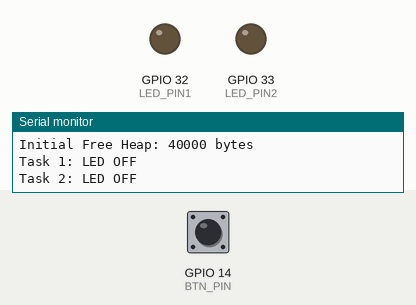
The program below on a simulated ESP32. On the bench: output pins drawn as LEDs (lit = HIGH), the last lines printed to the serial monitor. Dashed ring = blinking. The inputs (shaded band) are chosen by the test bench; at power-on: GPIO 14 (BTN_PIN) HIGH. WiFi joins after 1.5 s; servers stay silent unless stated.

Above: at 1.3 s.
1.4 s: GPIO 14 (BTN_PIN) pulled LOW for 0.15 s
At 1.9 s:
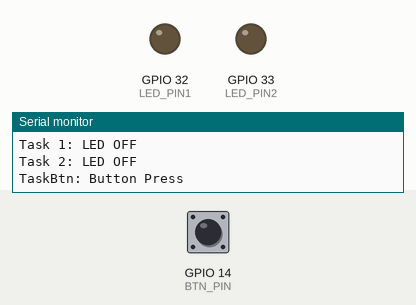
4.5 s: GPIO 14 (BTN_PIN) pulled LOW for 1 s
At 5.3 s:
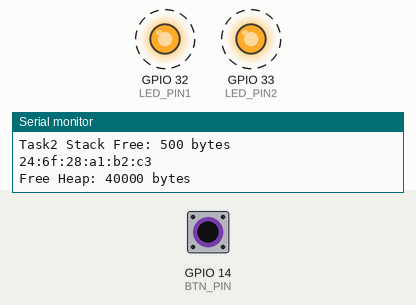
8.5 s: GPIO 14 (BTN_PIN) pulled LOW for 3.2 s
At 9.4 s:
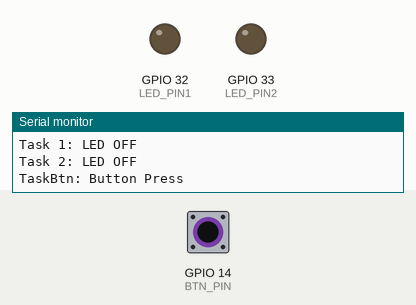
Timing chart, 0 to 11.5 s (numbered marks = the images above; inputs shaded):
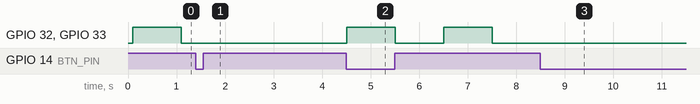

The program:

main.cpp
```cpp
#include <Arduino.h>
#include <WiFi.h>
#include <esp_wifi.h>
#include <esp_now.h>

#define LED_PIN1 32
#define LED_PIN2 33
#define BTN_PIN 14 // PULLUP BTN

TaskHandle_t Task1Handle = NULL;
TaskHandle_t Task2Handle = NULL;
TaskHandle_t TaskBtnHandle = NULL;

void readMacAddresss() {
  uint8_t baseMac[6];
  esp_err_t ret = esp_wifi_get_mac(WIFI_IF_STA, baseMac);
  if (ret == ESP_OK) {
    Serial.printf("%02x:%02x:%02x:%02x:%02x:%02x\n", baseMac[0], baseMac[1], baseMac[2], baseMac[3], baseMac[4], baseMac[5]);
  } else {
    Serial.println("Failed to read MAC address");
  }
}

void Task1(void *parameter) {
  for (;;) {
    digitalWrite(LED_PIN1, HIGH);
    vTaskDelay(1000 / portTICK_RATE_MS);

    digitalWrite(LED_PIN1, LOW);
    Serial.println("Task 1: LED OFF");
    vTaskDelay(1000 / portTICK_RATE_MS);

    Serial.println("Task1 running on core " + static_cast<String>(xPortGetCoreID()));

    Serial.printf("Task1 Stack Free: %u bytes\n", uxTaskGetStackHighWaterMark(NULL));
  }
}

void Task2(void *parameter) {
  for (;;) {
    digitalWrite(LED_PIN2, HIGH);
    vTaskDelay(1000 / portTICK_RATE_MS);

    digitalWrite(LED_PIN2, LOW);
    Serial.println("Task 2: LED OFF");
    vTaskDelay(1000 / portTICK_RATE_MS);

    Serial.println("Task2 running on core " + static_cast<String>(xPortGetCoreID()));

    Serial.printf("Task2 Stack Free: %u bytes\n", uxTaskGetStackHighWaterMark(NULL));
    readMacAddresss();
  }
}

void inline TaskSuspend(void) {
  vTaskSuspend(Task1Handle);
  vTaskSuspend(Task2Handle);
}
void inline TaskResume(void) {
  vTaskResume(Task1Handle);
  vTaskResume(Task2Handle);
}

void TaskBtn(void *parameter) {
  for (;;) {
    static bool currentBtnState = false;
    static bool toggleState = false;
    if (!digitalRead(BTN_PIN)&&currentBtnState) {
      Serial.println("TaskBtn: Button Press");
      toggleState = !toggleState;
      if (toggleState) TaskSuspend();
      else TaskResume();
    }
    currentBtnState = digitalRead(BTN_PIN);
    vTaskDelay(50 / portTICK_RATE_MS);
  }
}

void setup() {
  Serial.begin(115200);
  WiFi.mode(WIFI_STA);
  WiFi.begin();
  delay(100);
  Serial.printf("Start FreeRTOS: Memory Usage\nInitial Free Heap: %u bytes\n", xPortGetFreeHeapSize());

  pinMode(LED_PIN1, OUTPUT);
  pinMode(LED_PIN2, OUTPUT);
  pinMode(BTN_PIN, INPUT);

  xTaskCreatePinnedToCore(
    Task1,
    "Task1",
    10000,
    NULL,
    1,
    &Task1Handle,
    1
  );
  xTaskCreatePinnedToCore(
    Task2,
    "Task2",
    10000,
    NULL,
    1,
    &Task2Handle,
    1
  );
  xTaskCreatePinnedToCore(
    TaskBtn,
    "TaskBtn",
    10000,
    NULL,
    1,
    &TaskBtnHandle,
    1);
}

void loop() {
  static uint32_t currentMillis = 0;
  if (millis() - currentMillis > 5000) {
    Serial.printf("Free Heap: %u bytes\n", xPortGetFreeHeapSize());
    currentMillis = millis();
  }
}
```

Measured:
- after the input at 1.4 s, GPIO 32 (LED_PIN1): stays LOW (without the input it goes to HIGH after 0.70 s); GPIO 33 (LED_PIN2): stays LOW (without the input it goes to HIGH after 0.71 s)
- after the input at 4.5 s, GPIO 32 (LED_PIN1), GPIO 33 (LED_PIN2): alternates HIGH for 1.0 s and LOW for 1.0 s, starting at once
- after the input at 8.5 s, GPIO 32 (LED_PIN1), GPIO 33 (LED_PIN2): stops changing and stays LOW
